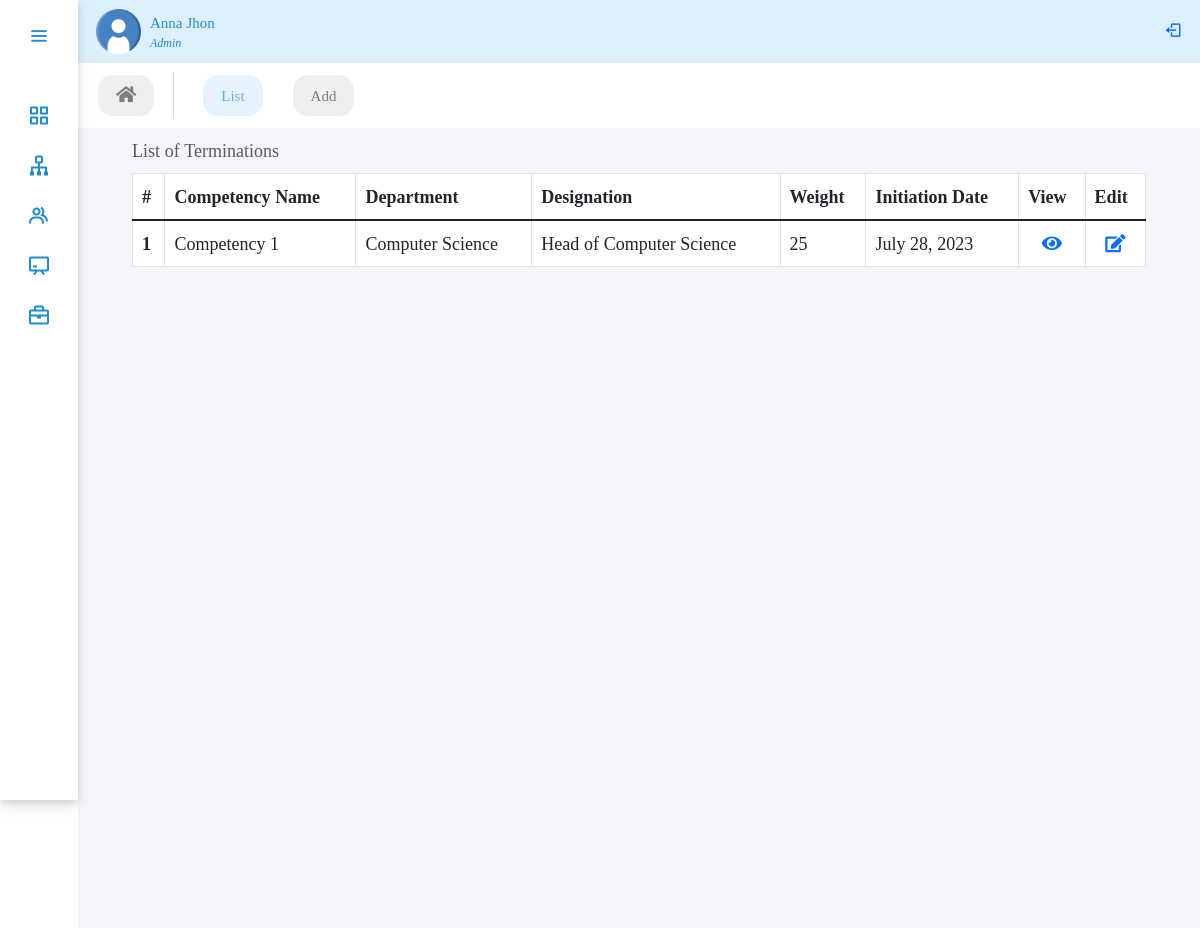
/panel/competency, run on an earlier commit of the app's database.
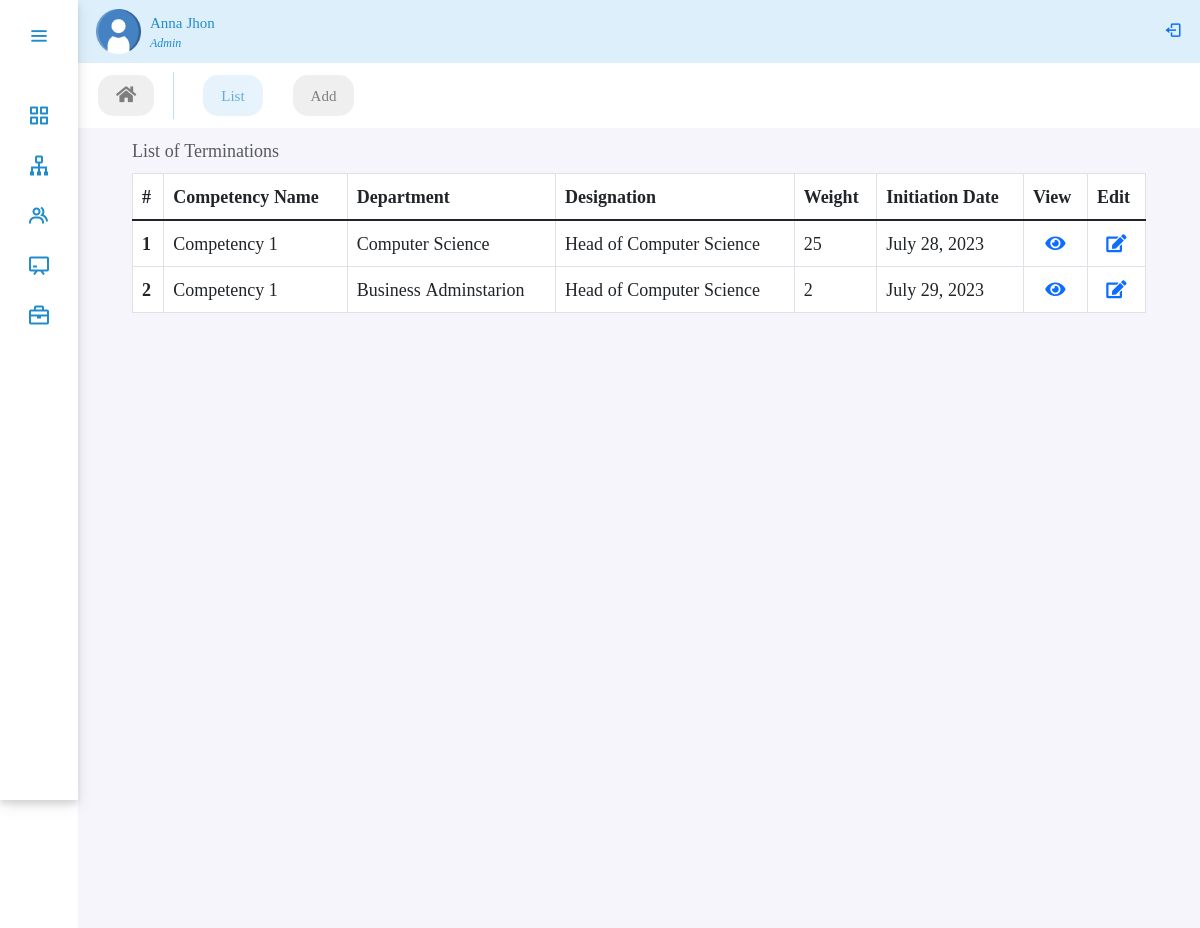
And on a later commit of the database.
### performance/models.py (models this page shows, shortened)
class Competency(models.Model):
    competency_name = models.CharField(max_length=100, null=True)
    department = models.ForeignKey(
        Department, on_delete=models.CASCADE, null=True, blank=True)
    designation = models.ForeignKey(
        Designation, on_delete=models.CASCADE, null=True, blank=True)
    weight = models.IntegerField(blank=True, null=True)
    comment = models.TextField(blank=True, null=True)
    initiated_date = models.DateTimeField(auto_now_add=True, null=True)
    class Meta:
        verbose_name_plural = "Competencies"

class Department(models.Model):
    department_name = models.CharField(max_length=100, null=True)
    department_head = models.ForeignKey(
        CustomUser, on_delete=models.SET_NULL, related_name='head_of_department', blank=True, null=True)
    status = models.BooleanField(default=True, null=True)
    created_at = models.DateTimeField(auto_now_add=True, null=True)
    updated_at = models.DateTimeField(auto_now=True, null=True)
    def __str__(self):
        return self.department_name

class Designation(models.Model):
    department = models.ForeignKey(
        Department, on_delete=models.SET_NULL, related_name='designations', null=True, blank=True)
    job_title = models.CharField(max_length=100, null=True)
    created_at = models.DateTimeField(auto_now_add=True, null=True)
    updated_at = models.DateTimeField(auto_now=True, null=True)
    def __str__(self):
        return self.job_title

### performance/views.py (the view)
# urls.py: path('panel/competency', views.CompetencyListView.as_view(), name='competency'),
class CompetencyListView(ListView):
    model = Competency
    template_name = 'performance/competency/competency.html'
    context_object_name = 'employee_competency'

### performance/templates/performance/competency/competency.html (shortened to what this page needs)
{% extends 'performance/adminPanel.html' %}
{% load static %}
{% block body %}
<ul class="nav panelNav fw-medium">
    <li class="nav-item">
        <a class="nav-link" href="{% url 'dashboard' %}"><i class="fa fa-home"></i></a>
    </li>
    <li class="nav-item">
        <a class="nav-link active" href="{% url 'competency' %}"> List</a>
    </li>
    <li class="nav-item">
        <a class="nav-link" href="{% url 'competency_create' %}">Add</a>
    </li>
</ul>
<div class="table-responsive  table-hover home-section px-lg-5">
    <table class="table table-bordered caption-top">
        <caption>List of Terminations</caption>
        <thead>
            <tr>
            <th scope="col">#</th>
            <th scope="col">Competency Name</th>
            <th scope="col">Department</th>
            <th scope="col">Designation</th>
            <th scope="col">Weight</th>
            <th scope="col">Initiation Date</th>
            <th scope="col">View</th>
            <th scope="col">Edit</th>
            </tr>
        </thead>
        <tbody class="table-group-divider">
            {% for competency in employee_competency %}
            <tr>
                <th scope="row" class="align-middle">{{forloop.counter}}</th>
                <td class="align-middle">{{competency.competency_name}}</td>
                <td class="align-middle">{{competency.department}}</td>
                <td class="align-middle">{{competency.designation}}</td>
                <td class="align-middle">{{competency.weight}}</td>
                <td class="align-middle">{{competency.initiated_date| date:"F j, Y" }}</td>
                <td class="text-center"><a href="{% url 'competency_detail' competency.id %}"><i class="fas fa-eye" ></i></a></td>
                <td class="text-center"><a href="{% url 'competency_update' competency.id %}" ><i class="fas fa-edit"></i></a></td>
            </tr>
            {%endfor%}
        </tbody>
    </table>
</div>
{% endblock body %}

What changed in the data, as far as the page shows it:
added Competency: competency_name "Competency 1", department "Business Adminstarion", designation "Head of Computer Science", weight "2", initiated_date "July 29, 2023"
